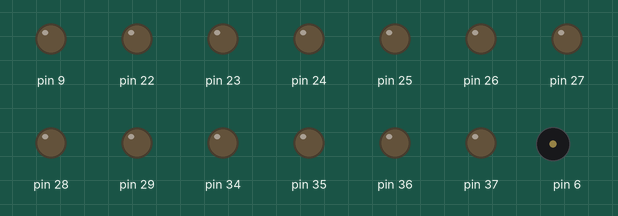
This sketch was run on a simulated Arduino Mega 2560, built with avr-gcc and run on an emulated ATmega2560. Shown: output pins drawn as LEDs (lit = HIGH), buzzer (waves = sounding). Pins used as bus, display or sensor lines are not drawn.

Above: at 0.13 s.
At 4.9 s:
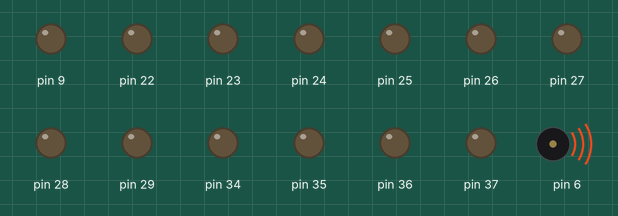
Timing chart, 0 to 9.8 s (numbered marks = the images above):
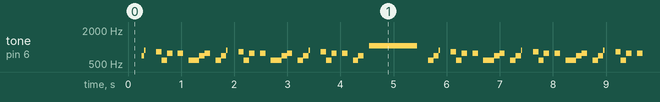

The sketch:

SRRI_1_2.ino
```cpp
#include "SRRI.h";

unsigned long startTime;
int songIndex, songCount, displayCounter;
unsigned long stepTimeSong, stepTimeDisplay;
Task tasks[10];
int numTasks;
int task_num;
volatile int flag;
int digits[4];

ISR(TIMER3_OVF_vect) {
    flag = DONE;
    TCNT3 = 0;
    TIFR3 &= ~BIT0;
}

void setup() {
    numTasks = 2;
    initTasks(tasks, numTasks);
    LED_DATA_DIR_REG |= BIT6;
    DATA_DIRECTION_REG_SPKR |= BIT3;
    TIMER_4_ALLOW_REG &= ~BIT4;
    TIMER3_ALLOW_REG &= ~BIT3;

    DISP_DDR1 |= DISP_DDR1_MASK;
    DISP_DDR2 |= DISP_DDR2_MASK;

    TIMER3_ALLOW_REG &= ~BIT3;

    TIMER_4_TOP = 0;

    // SET the FAST PWM MODE as well as allow OC4A to override pin
    // Also prescale the clock to clk/64
    TIMER3_CTRLREGA |= T3CTRLA_MASK;
    TIMER3_CTRLREGB |= T3CTRLB_MASK;

    TIMER_4_CTRL_REG_A |= TIMER_4_CTRL_REG_A_MASK;
    TIMER_4_CTRL_REG_B |= TIMER_4_CTRL_REG_B_MASK;

    TCNT3 = 0;
    startTime = millis(), stepTimeSong = millis(), stepTimeDisplay = millis();
    songIndex = 0, songCount = 0, displayCounter = 0;
    flag = PENDING;
    TIMER3_OVF_ALLOW_REG |= BIT0;
    TIMER3_TOP = hz500;
    scheduler();

}

void loop() {

}

void scheduler() {
    while (1) {
        task_num = 0;
        for (; task_num < numTasks; task_num++) {
            if (flag == PENDING && tasks[task_num].status == READY) {
                tasks[task_num].status = RUNNING;
                tasks[task_num].function();
            }
        }
        tasks[numTasks].function();
    }
}
```

Lab3.h
```cpp
#define BIT0 1;
#define BIT1 (1 << 1);
#define BIT2 (1 << 2);
#define BIT3 (1 << 3);
#define BIT4 (1 << 4);
#define BIT5 (1 << 5);
#define BIT6 (1 << 6);
#define BIT7 (1 << 7);

#define ACTIVE 0
#define DELAYED 1
#define HALTED 2
#define SLEEPING 3

#define LEDPORT PORTH // Contains PIN7 in Port 4
#define LED_DATA_DIR_REG DDRH

#define TIMER_4_CTRL_REG_A TCCR4A
#define TIMER_4_CTRL_REG_B TCCR4B
#define TIMER_4_TOP OCR4A
#define TIMER_4 TCNT4
#define TIMER_4_OUT OC4A
#define TIMER_4_ALLOW_REG PRR1

#define DATA_DIRECTION_REG_SPKR DDRH
#define TIMER_4_CTRL_REG_A_MASK 67 // 01000011
#define TIMER_4_CTRL_REG_B_MASK 27 // 00011011

#define DISP_PORT1 PORTA
#define DISP_PORT2 PORTC

#define DISP_DDR1 DDRA
#define DISP_DDR2 DDRC
#define DISP_DDR1_MASK 0xFF // 11111111
#define DISP_DDR2_MASK 0x0F // 00001111

#define DISP0_BIT B00001110
#define DISP1_BIT B00001101
#define DISP2_BIT B00001011
#define DISP3_BIT B00000111

#define SEG_ZERO B11111100
#define SEG_ONE B01100000
#define SEG_TWO B01011110
#define SEG_THREE B01110110
#define SEG_FOUR B11100010
#define SEG_FIVE B10110110
#define SEG_SIX B10111110
#define SEG_SEVEN B11100100
#define SEG_EIGHT B11111110
#define SEG_NINE B11100110

#define SEG_C B10011100
#define SEG_S B10110110
#define SEG_E B10011110
#define SEG_BLANK B0

int sign_values[11] = {SEG_BLANK, SEG_BLANK, SEG_BLANK, SEG_BLANK, SEG_FOUR, SEG_SEVEN, SEG_FOUR, SEG_BLANK, SEG_E, SEG_S, SEG_C};


int disp_digits[10] = {SEG_ZERO, SEG_ONE, SEG_TWO, SEG_THREE, SEG_FOUR, SEG_FIVE, SEG_SIX, SEG_SEVEN, SEG_EIGHT, SEG_NINE};
uint8_t disp_select[4] = {DISP0_BIT, DISP1_BIT, DISP2_BIT, DISP3_BIT};


extern unsigned long startTime, stepTimeSong, stepTimeDisplay;
extern int songCount, songIndex, sleepCounter, displayCounter;
extern int digits[4];

// We recommend a duration of 100 ms per note
// We recommend a duration of 100 ms per note
//Notes for bloody stream

//targ_freq = 16000000/(2*N * TOP)  n is prescalar, top is frequency value

#define D5 212.947
#define F5 179.083
#define A5 142.045
#define G5sharp 150.602
#define C6 119.503
#define G5 159.441
#define NOTE_R 0

//28 ms per 16th note
#define quickRest 25
#define rest16 100
#define rest8 200
#define rest2 800

int time_array[] = {rest16, rest16, rest16, quickRest, rest8, rest16, rest16, rest16, rest16, rest16, rest16, rest8, rest16, rest16,
                    rest16, rest16, rest16, quickRest, rest8, rest16, rest16, rest16, rest16, rest16, rest16, rest8, rest16, rest16,
                    rest16, rest16, rest16, quickRest, rest8, rest16, rest16, rest16, rest16, rest16, rest16, rest16, rest16, rest16, rest2, rest16, rest16};

float stream[] = {D5, F5, A5, NOTE_R, G5sharp, D5,  G5, NOTE_R, G5, NOTE_R, D5, F5,  G5, NOTE_R,
                  D5, F5, A5, NOTE_R, G5sharp, D5,  G5, NOTE_R, G5, NOTE_R, D5, F5,  G5, NOTE_R,
                  D5, F5, A5, NOTE_R, G5sharp, D5,  G5, NOTE_R, G5, NOTE_R, D5, F5, NOTE_R, C6, C6, NOTE_R, NOTE_R};
void task1() {
    unsigned long currTime = millis() - startTime;
    if (currTime % 1000 < 250) {
        LEDPORT |= BIT4;
    } else if (currTime % 1000 < 1000) {
        LEDPORT &= ~BIT4;
    }
}

void task2() {
    unsigned long currTime = millis() - startTime;
    unsigned long currTimeFromStep = millis() - stepTimeSong;
    if (sleepCounter > 0 && (currTimeFromStep) > 1000) {
        sleepCounter--;
        stepTimeSong = millis();
    }
    if (currTimeFromStep > time_array[songIndex] && sleepCounter == 0) {
        TIMER_4_TOP = stream[songIndex++];
        stepTimeSong = millis();
    }
    if (songIndex > 21 && sleepCounter == 0) {
        songIndex = 0;
        songCount++;
    }
    if (songCount >= 2 && sleepCounter == 0) {
        sleepCounter = 4;
        songCount = 0;
        stepTimeSong = millis();
    }
}


void task3() {
  unsigned long currTimeFromStep = millis() - stepTimeDisplay;
  if (currTimeFromStep > 100) {
    int countCopy = displayCounter + 1;
    for (int i = 0; i < 4; i++) {
        digits[i] = countCopy % 10;
        countCopy /= 10;
    }
    displayCounter++;
    stepTimeDisplay = millis();
  }
    for (int i = 0; i < 4; i++)
    {
        DISP_PORT1 &= 0;
        DISP_PORT2 = disp_select[i];
        // DISP_PORT1 |= disp_digits[digits[i]];
        DISP_PORT1 |= digits[i];
        delayMicroseconds(5);
    }
    DISP_PORT2 &= 0;
    DISP_PORT1 &= 0;
}
```

SRRI.h
```cpp
#include "Lab3.h";

#define TIMER3_ALLOW_REG PRR1
#define TIMER3_CTRLREGA TCCR3A
#define TIMER3_CTRLREGB TCCR3B

#define TIMER3_TOP OCR3A
#define TIMER3_OVF_ALLOW_REG TIMSK3

#define T3CTRLA_MASK B00000011
#define T3CTRLB_MASK B00011011

// prescaler 64
#define hz500 500

#define READY 0
#define RUNNING 1
#define SLEEPING 2

#define PENDING 0
#define DONE 1


extern int numTasks;
extern int task_num;
extern volatile int flag;

typedef struct Task
{
    int status;
    void (*function) (void);
    unsigned int delay;
    unsigned int sleep_count;
};

extern Task tasks[10];

void scheduler_sync();
void task2SRRI();

void initTasks(Task tasks[], int num) {
    Task t1, t2, t3, t4;
    if (num == 2) {
        tasks[0] = t1, tasks[1] = t2, tasks[2] = t3;
        for (int i = 0; i < 3; i++) {
            tasks[i].status = READY;
            tasks[i].delay = 0;
            tasks[i].delay = 0;
        }
        tasks[0].function = task1;
        tasks[1].function = task2SRRI;
        tasks[2].function = scheduler_sync;
    } else {
        tasks[0] = t1, tasks[1] = t2, tasks[2] = t3, tasks[3] = t4;
        for (int i = 0; i < 4; i++) {
            tasks[i].status = READY;
            tasks[i].delay = 0;
            tasks[i].delay = 0;
        }
        tasks[0].function = task1;
        tasks[1].function = task2SRRI;
        tasks[2].function = task3;
        tasks[3].function = scheduler_sync;
    }
}

void scheduler();
void initialize();

void sleep_474(int t) {
    tasks[task_num].sleep_count = t;
    tasks[task_num].status = SLEEPING;
}

void task2SRRI() {
    unsigned long currTimeFromStep = millis() - stepTimeSong;
    if (currTimeFromStep > time_array[songIndex]) {
        TIMER_4_TOP = stream[songIndex++];
        stepTimeSong = millis();
    }
    if (songIndex > 44) {
        songCount++;
        songIndex = 0;
    }
    if (songCount >= 2){
        songCount = 0;
        sleep_474(4000);
    }
}


void scheduler_sync() {
    while (flag != DONE) {
        ;
    }
    for (int i = 0; i < numTasks; i++) {
        if (tasks[i].status == SLEEPING) {
            if (tasks[i].sleep_count > 0) tasks[i].sleep_count -= 2;
            if (tasks[i].sleep_count <= 0) tasks[i].status = READY;
        } else {
            tasks[i].status = READY;
        }
    }
    flag = PENDING;
}
```

Measured:
- by itself, tone on pin 6: plays 694 Hz for 0.04 s, 874 Hz for 0.03 s, 828 Hz for 0.10 s, 587 Hz for 0.10 s, 781 Hz for 0.10 s, 781 Hz for 0.10 s … (538 notes in this stretch)
